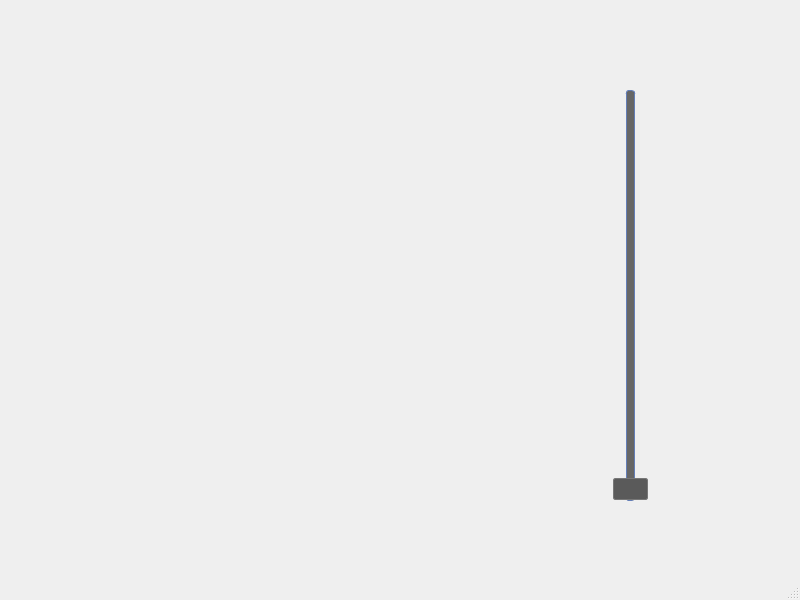
<?xml version="1.0" encoding="UTF-8"?>
<ui version="4.0">
 <class>MainWindow</class>
 <widget class="QMainWindow" name="MainWindow">
  <property name="geometry">
   <rect>
    <x>0</x>
    <y>0</y>
    <width>800</width>
    <height>600</height>
   </rect>
  </property>
  <property name="windowTitle">
   <string>MainWindow</string>
  </property>
  <widget class="QWidget" name="centralwidget">
   <widget class="QSlider" name="verticalSlider">
    <property name="geometry">
     <rect>
      <x>580</x>
      <y>90</y>
      <width>100</width>
      <height>411</height>
     </rect>
    </property>
    <property name="styleSheet">
     <string notr="true">/*Verticales*/
QSlider::groove:vertical{
border: 1px solid #637EB8;
background: rgb(102, 102, 102);
	color: rgb(72, 72, 72);
width:7px;
border-radius: 3px;
}

QSlider::handle:vertical{
background: rgb(90, 90, 90);
border: 1px solid #777;
height: 20px;
margin-left: -14px;
margin-right: -14px;
border-radius: 2px;
}</string>
    </property>
    <property name="orientation">
     <enum>Qt::Vertical</enum>
    </property>
   </widget>
  </widget>
  <widget class="QMenuBar" name="menubar">
   <property name="geometry">
    <rect>
     <x>0</x>
     <y>0</y>
     <width>800</width>
     <height>20</height>
    </rect>
   </property>
  </widget>
  <widget class="QStatusBar" name="statusbar"/>
 </widget>
 <resources/>
 <connections/>
</ui>
